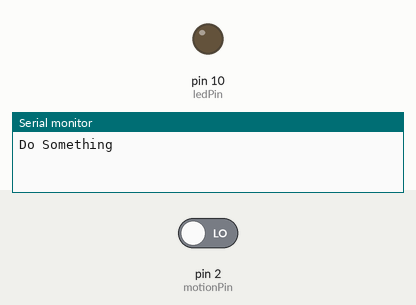
Bench run of a sketch on a simulated Arduino Uno, built with avr-gcc and run on an emulated ATmega328P. Shown: output pins drawn as LEDs (lit = HIGH), the last lines printed to the serial monitor. Inputs (shaded band) come from the test bench; at power-on: pin 2 (motionPin) LOW.

Above: at 1.2 s.
1.3 s: pin 2 (motionPin) driven HIGH
At 2.4 s:
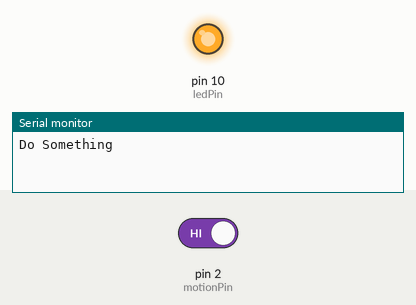
2.8 s: pin 2 (motionPin) driven LOW
At 3.5 s:
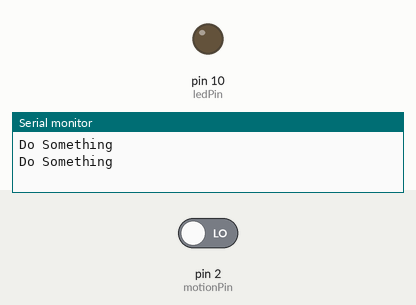
Timing chart, 0 to 5.8 s (numbered marks = the images above; inputs shaded):
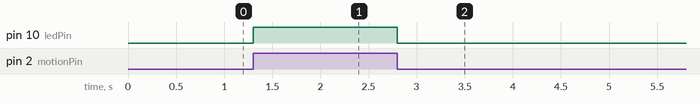

Measured:
- after the input at 1.3 s, pin 10 (ledPin): LOW → HIGH at once
- after the input at 2.8 s, pin 10 (ledPin): HIGH → LOW at once

The sketch:

m1_t2p1.ino
```cpp
// Variables

// Pins
const int ledPin = 10;
const int motionPin = 2;

volatile int ledState = LOW;

void setup()
{
  Serial.begin(9600);

  // Pin modes
  pinMode(ledPin, OUTPUT);

  // Interrupt
  attachInterrupt(digitalPinToInterrupt(motionPin), toggleLED , CHANGE);

}

void loop()
{
  Serial.println("Do Something");
  delay(3000);
}


void toggleLED()
{
  ledState = !ledState;
  digitalWrite(ledPin, ledState);
}
```
